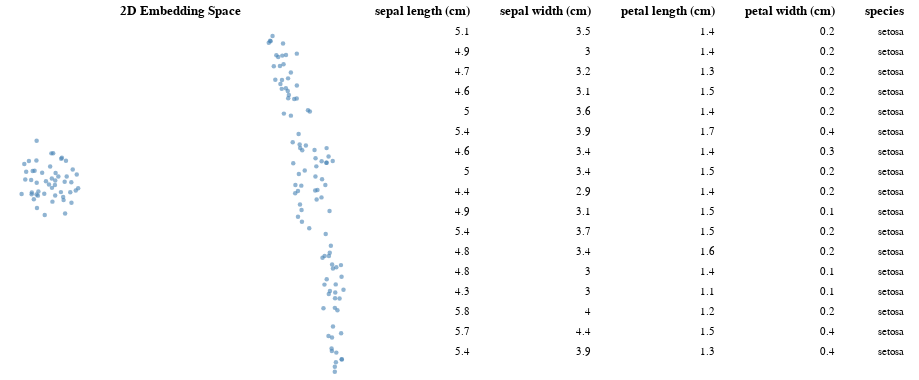

Notebook code cell kept with this figure:
### Code cell
huddles.embedding_exploration_plot(embeddings, full_dataset)

### Figure 1 — Vega-Lite specification as saved in the notebook (floating-point values rounded to 4 significant figures; data arrays with more than 128 entries replaced by an {"elided": "..."} marker saying what was removed)
{"config": {"view": {"continuousWidth": 300, "continuousHeight": 300, "strokeWidth": 0}, "axis": {"grid": false}}, "hconcat": [{"mark": {"type": "circle", "opacity": 0.6, "size": 20}, "encoding": {"color": {"condition": {"param": "param_3", "value": "steelblue"}, "value": "grey"}, "tooltip": [{"field": "sepal length (cm)", "type": "quantitative"}, {"field": "sepal width (cm)", "type": "quantitative"}, {"field": "petal length (cm)", "type": "quantitative"}, {"field": "petal width (cm)", "type": "quantitative"}, {"field": "species", "type": "nominal"}], "x": {"axis": null, "field": "x1", "scale": {"zero": false}, "type": "quantitative"}, "y": {"axis": null, "field": "x2", "scale": {"zero": false}, "type": "quantitative"}}, "height": 350, "name": "view_3", "title": "2D Embedding Space", "width": 350}, {"hconcat": [{"mark": {"type": "text", "align": "right"}, "encoding": {"text": {"field": "sepal length (cm)", "type": "quantitative"}, "y": {"axis": null, "field": "row_number", "type": "ordinal"}}, "title": {"text": "sepal length (cm)", "align": "right"}, "transform": [{"filter": {"param": "param_3"}}, {"window": [{"op": "row_number", "field": "", "as": "row_number"}]}, {"window": [{"op": "rank", "field": "row_number", "as": "rank"}]}, {"filter": "(datum.rank < 18)"}]}, {"mark": {"type": "text", "align": "right"}, "encoding": {"text": {"field": "sepal width (cm)", "type": "quantitative"}, "y": {"axis": null, "field": "row_number", "type": "ordinal"}}, "title": {"text": "sepal width (cm)", "align": "right"}, "transform": [{"filter": {"param": "param_3"}}, {"window": [{"op": "row_number", "field": "", "as": "row_number"}]}, {"window": [{"op": "rank", "field": "row_number", "as": "rank"}]}, {"filter": "(datum.rank < 18)"}]}, {"mark": {"type": "text", "align": "right"}, "encoding": {"text": {"field": "petal length (cm)", "type": "quantitative"}, "y": {"axis": null, "field": "row_number", "type": "ordinal"}}, "title": {"text": "petal length (cm)", "align": "right"}, "transform": [{"filter": {"param": "param_3"}}, {"window": [{"op": "row_number", "field": "", "as": "row_number"}]}, {"window": [{"op": "rank", "field": "row_number", "as": "rank"}]}, {"filter": "(datum.rank < 18)"}]}, {"mark": {"type": "text", "align": "right"}, "encoding": {"text": {"field": "petal width (cm)", "type": "quantitative"}, "y": {"axis": null, "field": "row_number", "type": "ordinal"}}, "title": {"text": "petal width (cm)", "align": "right"}, "transform": [{"filter": {"param": "param_3"}}, {"window": [{"op": "row_number", "field": "", "as": "row_number"}]}, {"window": [{"op": "rank", "field": "row_number", "as": "rank"}]}, {"filter": "(datum.rank < 18)"}]}, {"mark": {"type": "text", "align": "right"}, "encoding": {"text": {"field": "species", "type": "nominal"}, "y": {"axis": null, "field": "row_number", "type": "ordinal"}}, "title": {"text": "species", "align": "right"}, "transform": [{"filter": {"param": "param_3"}}, {"window": [{"op": "row_number", "field": "", "as": "row_number"}]}, {"window": [{"op": "rank", "field": "row_number", "as": "rank"}]}, {"filter": "(datum.rank < 18)"}]}]}], "data": {"name": "data-c71b46c4508693769c92623accccf042"}, "params": [{"name": "param_3", "select": {"type": "interval"}, "views": ["view_3"]}], "$schema": "https://vega.github.io/schema/vega-lite/v5.16.3.json", "datasets": {"data-c71b46c4508693769c92623accccf042": {"elided": "150 records"}}}
